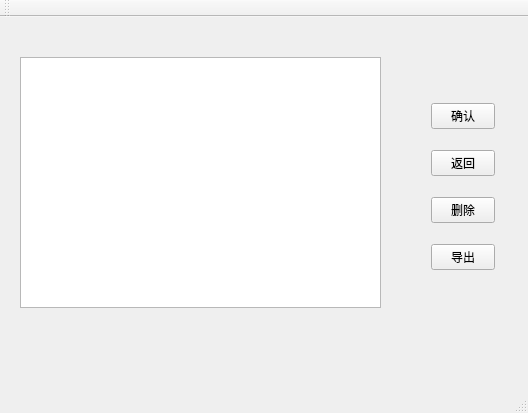
<?xml version="1.0" encoding="UTF-8"?>
<ui version="4.0">
 <class>MainWindow</class>
 <widget class="QMainWindow" name="MainWindow">
  <property name="geometry">
   <rect>
    <x>0</x>
    <y>0</y>
    <width>528</width>
    <height>413</height>
   </rect>
  </property>
  <property name="windowTitle">
   <string>MainWindow</string>
  </property>
  <widget class="QWidget" name="centralWidget">
   <widget class="QListWidget" name="listWidget">
    <property name="geometry">
     <rect>
      <x>20</x>
      <y>40</y>
      <width>361</width>
      <height>251</height>
     </rect>
    </property>
   </widget>
   <widget class="QWidget" name="">
    <property name="geometry">
     <rect>
      <x>420</x>
      <y>60</y>
      <width>86</width>
      <height>221</height>
     </rect>
    </property>
    <layout class="QVBoxLayout" name="verticalLayout">
     <item>
      <widget class="QPushButton" name="Btn_OK">
       <property name="text">
        <string>确认</string>
       </property>
      </widget>
     </item>
     <item>
      <widget class="QPushButton" name="Btn_back">
       <property name="text">
        <string>返回</string>
       </property>
      </widget>
     </item>
     <item>
      <widget class="QPushButton" name="Btn_del">
       <property name="text">
        <string>删除</string>
       </property>
      </widget>
     </item>
     <item>
      <widget class="QPushButton" name="Btn_exp">
       <property name="text">
        <string>导出</string>
       </property>
      </widget>
     </item>
    </layout>
   </widget>
  </widget>
  <widget class="QMenuBar" name="menuBar">
   <property name="geometry">
    <rect>
     <x>0</x>
     <y>0</y>
     <width>528</width>
     <height>30</height>
    </rect>
   </property>
  </widget>
  <widget class="QToolBar" name="mainToolBar">
   <attribute name="toolBarArea">
    <enum>TopToolBarArea</enum>
   </attribute>
   <attribute name="toolBarBreak">
    <bool>false</bool>
   </attribute>
  </widget>
  <widget class="QStatusBar" name="statusBar"/>
 </widget>
 <layoutdefault spacing="6" margin="11"/>
 <resources/>
 <connections/>
</ui>
